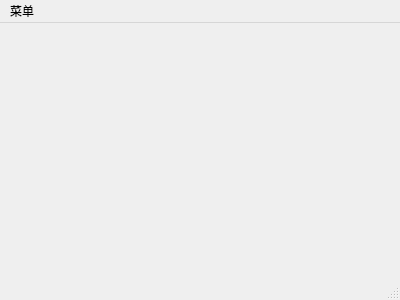
<?xml version="1.0" encoding="UTF-8"?>
<ui version="4.0">
 <class>MainWindow</class>
 <widget class="QMainWindow" name="MainWindow">
  <property name="geometry">
   <rect>
    <x>0</x>
    <y>0</y>
    <width>400</width>
    <height>300</height>
   </rect>
  </property>
  <property name="windowTitle">
   <string>Game Control Kit</string>
  </property>
  <widget class="QWidget" name="central_widget_"/>
  <widget class="QMenuBar" name="menu_bar_">
   <property name="geometry">
    <rect>
     <x>0</x>
     <y>0</y>
     <width>400</width>
     <height>21</height>
    </rect>
   </property>
   <widget class="QMenu" name="menu">
    <property name="title">
     <string>菜单</string>
    </property>
    <addaction name="action_about_"/>
   </widget>
   <addaction name="menu"/>
  </widget>
  <widget class="QStatusBar" name="status_bar_"/>
  <action name="action_about_">
   <property name="text">
    <string>关于</string>
   </property>
  </action>
 </widget>
 <resources/>
 <connections/>
</ui>
